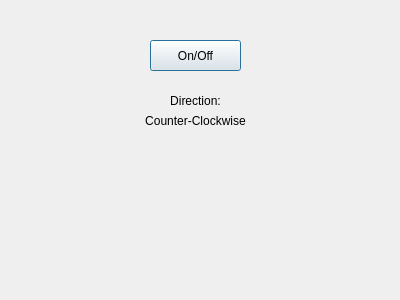
<?xml version="1.0" encoding="UTF-8"?>
<ui version="4.0">
 <class>Dialog</class>
 <widget class="QDialog" name="Dialog">
  <property name="geometry">
   <rect>
    <x>0</x>
    <y>0</y>
    <width>400</width>
    <height>300</height>
   </rect>
  </property>
  <property name="windowTitle">
   <string>Motor Control</string>
  </property>
  <widget class="QPushButton" name="powerButton">
   <property name="geometry">
    <rect>
     <x>150</x>
     <y>40</y>
     <width>91</width>
     <height>31</height>
    </rect>
   </property>
   <property name="text">
    <string>On/Off</string>
   </property>
   <property name="checkable">
    <bool>true</bool>
   </property>
  </widget>
  <widget class="QLabel" name="directionLabel">
   <property name="geometry">
    <rect>
     <x>120</x>
     <y>110</y>
     <width>151</width>
     <height>21</height>
    </rect>
   </property>
   <property name="text">
    <string>Counter-Clockwise</string>
   </property>
   <property name="alignment">
    <set>Qt::AlignCenter</set>
   </property>
  </widget>
  <widget class="QLabel" name="label_3">
   <property name="geometry">
    <rect>
     <x>120</x>
     <y>90</y>
     <width>151</width>
     <height>21</height>
    </rect>
   </property>
   <property name="text">
    <string>Direction:</string>
   </property>
   <property name="alignment">
    <set>Qt::AlignCenter</set>
   </property>
  </widget>
 </widget>
 <resources/>
 <connections/>
</ui>
